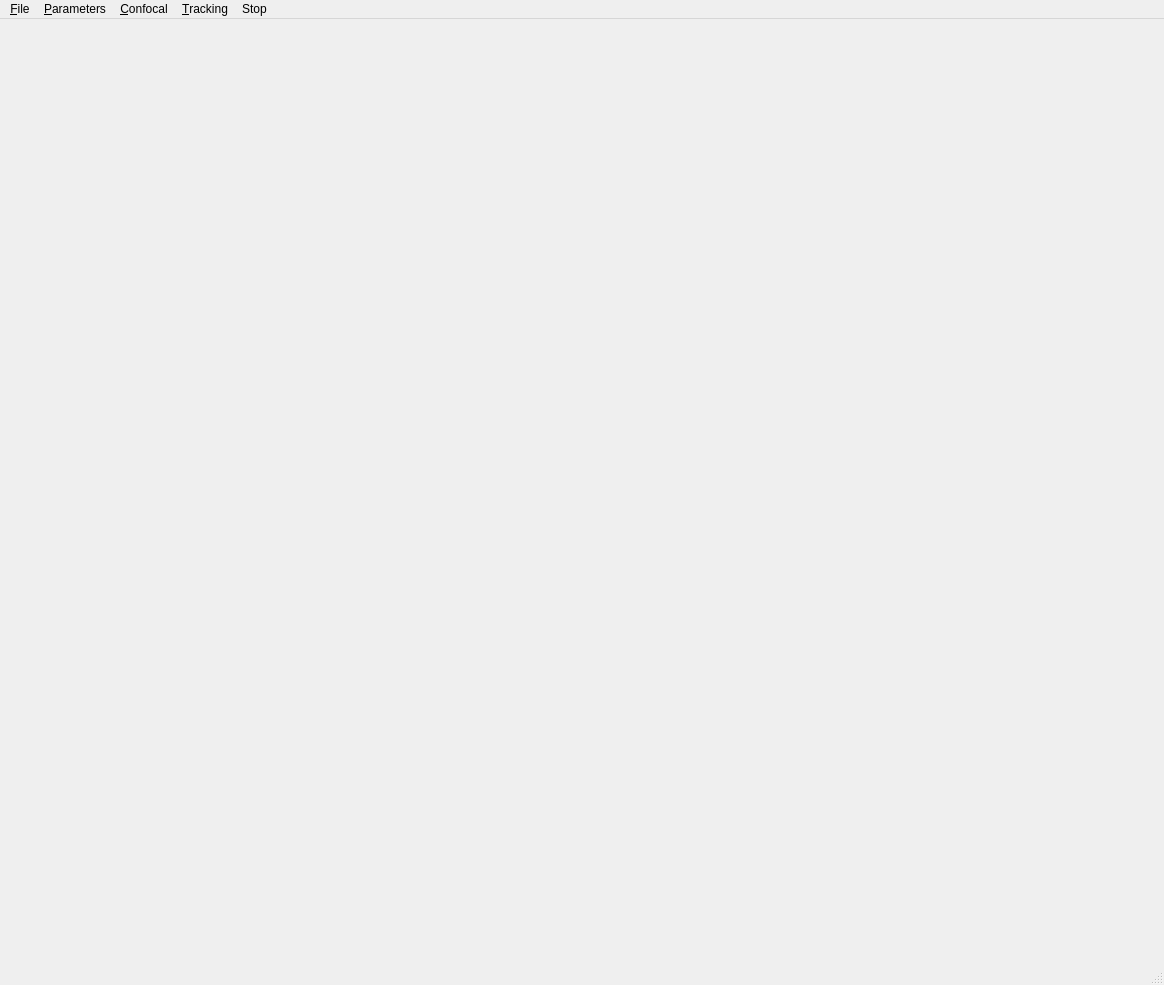
<?xml version="1.0" encoding="UTF-8"?>
<ui version="4.0">
 <class>confocal_mainwindow</class>
 <widget class="QMainWindow" name="confocal_mainwindow">
  <property name="geometry">
   <rect>
    <x>0</x>
    <y>0</y>
    <width>1164</width>
    <height>985</height>
   </rect>
  </property>
  <property name="windowTitle">
   <string>Confocal</string>
  </property>
  <widget class="QWidget" name="centralwidget">
   <layout class="QVBoxLayout" name="verticalLayout" stretch="1,1">
    <item>
     <layout class="QHBoxLayout" name="horizontalLayout" stretch="1,4">
      <item>
       <layout class="QVBoxLayout" name="position_control_layout"/>
      </item>
      <item>
       <layout class="QVBoxLayout" name="confocal_layout"/>
      </item>
     </layout>
    </item>
    <item>
     <layout class="QVBoxLayout" name="tracking_layout"/>
    </item>
   </layout>
  </widget>
  <widget class="QMenuBar" name="menubar">
   <property name="geometry">
    <rect>
     <x>0</x>
     <y>0</y>
     <width>1164</width>
     <height>21</height>
    </rect>
   </property>
   <widget class="QMenu" name="file_menu">
    <property name="title">
     <string>&amp;File</string>
    </property>
    <widget class="QMenu" name="export_menu">
     <property name="title">
      <string>Export</string>
     </property>
     <addaction name="export_confocal_image_action"/>
     <addaction name="export_tracking_image_action"/>
    </widget>
    <addaction name="save_action"/>
    <addaction name="save_as_action"/>
    <addaction name="load_action"/>
    <addaction name="export_menu"/>
    <addaction name="separator"/>
    <addaction name="exit_action"/>
   </widget>
   <widget class="QMenu" name="parameters_menu">
    <property name="title">
     <string>&amp;Parameters</string>
    </property>
    <addaction name="scan_parameters_action"/>
    <addaction name="tracking_parameters_action"/>
   </widget>
   <widget class="QMenu" name="menuConfocal">
    <property name="title">
     <string>&amp;Confocal</string>
    </property>
    <addaction name="actionStart_scan"/>
    <addaction name="actionStop_scan"/>
   </widget>
   <widget class="QMenu" name="menuTracking">
    <property name="title">
     <string>&amp;Tracking</string>
    </property>
    <addaction name="actionMax_XYZ"/>
    <addaction name="actionMax_XY"/>
    <addaction name="actionMax_Z"/>
    <addaction name="actionTrack"/>
    <addaction name="actionStop_tracking"/>
   </widget>
   <widget class="QMenu" name="menuStop">
    <property name="title">
     <string>Stop</string>
    </property>
   </widget>
   <addaction name="file_menu"/>
   <addaction name="parameters_menu"/>
   <addaction name="menuConfocal"/>
   <addaction name="menuTracking"/>
   <addaction name="menuStop"/>
  </widget>
  <widget class="QStatusBar" name="statusbar"/>
  <action name="scan_parameters_action">
   <property name="text">
    <string>Scan parameters</string>
   </property>
  </action>
  <action name="tracking_parameters_action">
   <property name="text">
    <string>Tracking parameters</string>
   </property>
  </action>
  <action name="save_action">
   <property name="text">
    <string>&amp;Save</string>
   </property>
   <property name="shortcut">
    <string>Ctrl+S</string>
   </property>
  </action>
  <action name="save_as_action">
   <property name="text">
    <string>Save &amp;as</string>
   </property>
  </action>
  <action name="load_action">
   <property name="text">
    <string>&amp;Load</string>
   </property>
   <property name="shortcut">
    <string>Ctrl+L</string>
   </property>
  </action>
  <action name="exit_action">
   <property name="text">
    <string>&amp;Exit</string>
   </property>
   <property name="shortcut">
    <string>Ctrl+Q</string>
   </property>
  </action>
  <action name="actionStart_scan">
   <property name="text">
    <string>Start sc&amp;an</string>
   </property>
  </action>
  <action name="actionStop_scan">
   <property name="text">
    <string>&amp;Stop scan</string>
   </property>
  </action>
  <action name="actionMax_XYZ">
   <property name="text">
    <string>&amp;Max XYZ</string>
   </property>
  </action>
  <action name="actionMax_XY">
   <property name="text">
    <string>Max &amp;XY</string>
   </property>
  </action>
  <action name="actionMax_Z">
   <property name="text">
    <string>Max &amp;Z</string>
   </property>
  </action>
  <action name="actionTrack">
   <property name="text">
    <string>&amp;Track</string>
   </property>
  </action>
  <action name="actionStop_tracking">
   <property name="text">
    <string>&amp;Stop tracking</string>
   </property>
  </action>
  <action name="export_confocal_image_action">
   <property name="text">
    <string>Confocal Image</string>
   </property>
  </action>
  <action name="export_tracking_image_action">
   <property name="text">
    <string>Tracking Image</string>
   </property>
  </action>
 </widget>
 <resources/>
 <connections/>
</ui>
